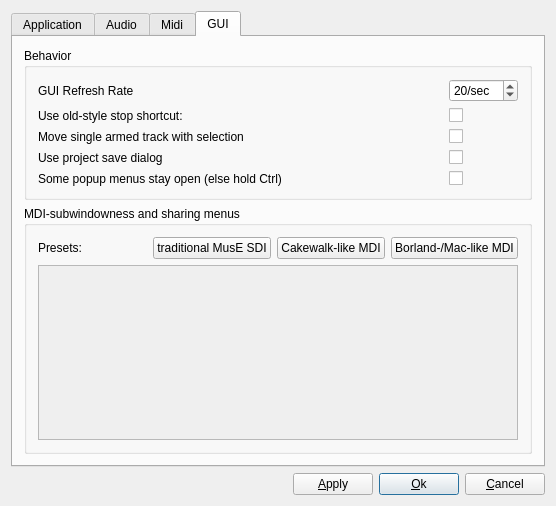
<?xml version="1.0" encoding="UTF-8"?>
<ui version="4.0">
 <class>GlobalSettingsDialogBase</class>
 <widget class="QDialog" name="GlobalSettingsDialogBase">
  <property name="geometry">
   <rect>
    <x>0</x>
    <y>0</y>
    <width>556</width>
    <height>506</height>
   </rect>
  </property>
  <property name="windowTitle">
   <string>MusE: Global Settings</string>
  </property>
  <layout class="QVBoxLayout" name="verticalLayout_4">
   <item>
    <widget class="QTabWidget" name="TabWidget2">
     <property name="sizePolicy">
      <sizepolicy hsizetype="Expanding" vsizetype="Preferred">
       <horstretch>0</horstretch>
       <verstretch>0</verstretch>
      </sizepolicy>
     </property>
     <property name="currentIndex">
      <number>3</number>
     </property>
     <widget class="QWidget" name="TabPage">
      <attribute name="title">
       <string>Application</string>
      </attribute>
      <layout class="QGridLayout">
       <item row="1" column="0">
        <widget class="QGroupBox" name="groupBox4">
         <property name="sizePolicy">
          <sizepolicy hsizetype="Preferred" vsizetype="Preferred">
           <horstretch>0</horstretch>
           <verstretch>0</verstretch>
          </sizepolicy>
         </property>
         <property name="title">
          <string>Views</string>
         </property>
         <layout class="QGridLayout">
          <item row="1" column="3">
           <widget class="QSpinBox" name="transportY">
            <property name="toolTip">
             <string>y-pos</string>
            </property>
            <property name="maximum">
             <number>9999</number>
            </property>
           </widget>
          </item>
          <item row="1" column="1">
           <widget class="QCheckBox" name="showTransport">
            <property name="text">
             <string>show</string>
            </property>
           </widget>
          </item>
          <item row="1" column="2">
           <widget class="QSpinBox" name="transportX">
            <property name="toolTip">
             <string>x-pos</string>
            </property>
            <property name="maximum">
             <number>9999</number>
            </property>
           </widget>
          </item>
          <item row="0" column="5">
           <widget class="QSpinBox" name="arrangerH">
            <property name="toolTip">
             <string>height</string>
            </property>
            <property name="maximum">
             <number>9999</number>
            </property>
           </widget>
          </item>
          <item row="0" column="4">
           <widget class="QSpinBox" name="arrangerW">
            <property name="toolTip">
             <string>width</string>
            </property>
            <property name="maximum">
             <number>9999</number>
            </property>
           </widget>
          </item>
          <item row="0" column="3">
           <widget class="QSpinBox" name="arrangerY">
            <property name="toolTip">
             <string>y-pos</string>
            </property>
            <property name="maximum">
             <number>9999</number>
            </property>
           </widget>
          </item>
          <item row="0" column="2">
           <widget class="QSpinBox" name="arrangerX">
            <property name="toolTip">
             <string>x-pos</string>
            </property>
            <property name="maximum">
             <number>9999</number>
            </property>
           </widget>
          </item>
          <item row="2" column="1">
           <widget class="QCheckBox" name="showBigtime">
            <property name="text">
             <string>show</string>
            </property>
           </widget>
          </item>
          <item row="2" column="2">
           <widget class="QSpinBox" name="bigtimeX">
            <property name="toolTip">
             <string>x-pos</string>
            </property>
            <property name="maximum">
             <number>9999</number>
            </property>
           </widget>
          </item>
          <item row="2" column="3">
           <widget class="QSpinBox" name="bigtimeY">
            <property name="toolTip">
             <string>y-pos</string>
            </property>
            <property name="maximum">
             <number>9999</number>
            </property>
           </widget>
          </item>
          <item row="2" column="4">
           <widget class="QSpinBox" name="bigtimeW">
            <property name="toolTip">
             <string>width</string>
            </property>
            <property name="maximum">
             <number>9999</number>
            </property>
           </widget>
          </item>
          <item row="2" column="5">
           <widget class="QSpinBox" name="bigtimeH">
            <property name="toolTip">
             <string>height</string>
            </property>
            <property name="maximum">
             <number>9999</number>
            </property>
           </widget>
          </item>
          <item row="3" column="1">
           <widget class="QCheckBox" name="showMixer">
            <property name="text">
             <string>show</string>
            </property>
           </widget>
          </item>
          <item row="4" column="1">
           <widget class="QCheckBox" name="showMixer2">
            <property name="text">
             <string>show</string>
            </property>
           </widget>
          </item>
          <item row="3" column="0">
           <widget class="QLabel" name="textLabel4">
            <property name="sizePolicy">
             <sizepolicy hsizetype="Preferred" vsizetype="Fixed">
              <horstretch>0</horstretch>
              <verstretch>0</verstretch>
             </sizepolicy>
            </property>
            <property name="text">
             <string>Mixer A</string>
            </property>
            <property name="wordWrap">
             <bool>false</bool>
            </property>
           </widget>
          </item>
          <item row="4" column="0">
           <widget class="QLabel" name="textLabel4_2">
            <property name="sizePolicy">
             <sizepolicy hsizetype="Preferred" vsizetype="Fixed">
              <horstretch>0</horstretch>
              <verstretch>0</verstretch>
             </sizepolicy>
            </property>
            <property name="text">
             <string>Mixer B</string>
            </property>
            <property name="wordWrap">
             <bool>false</bool>
            </property>
           </widget>
          </item>
          <item row="2" column="0">
           <widget class="QLabel" name="textLabel3">
            <property name="sizePolicy">
             <sizepolicy hsizetype="Preferred" vsizetype="Fixed">
              <horstretch>0</horstretch>
              <verstretch>0</verstretch>
             </sizepolicy>
            </property>
            <property name="text">
             <string>Big Time</string>
            </property>
            <property name="wordWrap">
             <bool>false</bool>
            </property>
           </widget>
          </item>
          <item row="0" column="0">
           <widget class="QLabel" name="textLabel1_3">
            <property name="sizePolicy">
             <sizepolicy hsizetype="Preferred" vsizetype="Fixed">
              <horstretch>0</horstretch>
              <verstretch>0</verstretch>
             </sizepolicy>
            </property>
            <property name="text">
             <string>Arranger</string>
            </property>
            <property name="wordWrap">
             <bool>false</bool>
            </property>
           </widget>
          </item>
          <item row="1" column="0">
           <widget class="QLabel" name="textLabel2">
            <property name="sizePolicy">
             <sizepolicy hsizetype="Preferred" vsizetype="Fixed">
              <horstretch>0</horstretch>
              <verstretch>0</verstretch>
             </sizepolicy>
            </property>
            <property name="text">
             <string>Transport</string>
            </property>
            <property name="wordWrap">
             <bool>false</bool>
            </property>
           </widget>
          </item>
          <item row="3" column="5">
           <widget class="QSpinBox" name="mixerH">
            <property name="toolTip">
             <string>height</string>
            </property>
            <property name="maximum">
             <number>9999</number>
            </property>
           </widget>
          </item>
          <item row="3" column="4">
           <widget class="QSpinBox" name="mixerW">
            <property name="toolTip">
             <string>width</string>
            </property>
            <property name="maximum">
             <number>9999</number>
            </property>
           </widget>
          </item>
          <item row="3" column="3">
           <widget class="QSpinBox" name="mixerY">
            <property name="toolTip">
             <string>y-pos</string>
            </property>
            <property name="maximum">
             <number>9999</number>
            </property>
           </widget>
          </item>
          <item row="3" column="2">
           <widget class="QSpinBox" name="mixerX">
            <property name="toolTip">
             <string>x-pos</string>
            </property>
            <property name="maximum">
             <number>9999</number>
            </property>
           </widget>
          </item>
          <item row="3" column="6">
           <widget class="QPushButton" name="setMixerCurrent">
            <property name="sizePolicy">
             <sizepolicy hsizetype="Minimum" vsizetype="Fixed">
              <horstretch>0</horstretch>
              <verstretch>0</verstretch>
             </sizepolicy>
            </property>
            <property name="toolTip">
             <string>set current values</string>
            </property>
            <property name="text">
             <string>Cur</string>
            </property>
           </widget>
          </item>
          <item row="4" column="5">
           <widget class="QSpinBox" name="mixer2H">
            <property name="toolTip">
             <string>height</string>
            </property>
            <property name="maximum">
             <number>9999</number>
            </property>
           </widget>
          </item>
          <item row="4" column="4">
           <widget class="QSpinBox" name="mixer2W">
            <property name="toolTip">
             <string>width</string>
            </property>
            <property name="maximum">
             <number>9999</number>
            </property>
           </widget>
          </item>
          <item row="4" column="3">
           <widget class="QSpinBox" name="mixer2Y">
            <property name="toolTip">
             <string>y-pos</string>
            </property>
            <property name="maximum">
             <number>9999</number>
            </property>
           </widget>
          </item>
          <item row="4" column="2">
           <widget class="QSpinBox" name="mixer2X">
            <property name="toolTip">
             <string>x-pos</string>
            </property>
            <property name="maximum">
             <number>9999</number>
            </property>
           </widget>
          </item>
          <item row="4" column="6">
           <widget class="QPushButton" name="setMixer2Current">
            <property name="sizePolicy">
             <sizepolicy hsizetype="Minimum" vsizetype="Fixed">
              <horstretch>0</horstretch>
              <verstretch>0</verstretch>
             </sizepolicy>
            </property>
            <property name="toolTip">
             <string>set current values</string>
            </property>
            <property name="text">
             <string>Cur</string>
            </property>
           </widget>
          </item>
          <item row="2" column="6">
           <widget class="QPushButton" name="setBigtimeCurrent">
            <property name="sizePolicy">
             <sizepolicy hsizetype="Preferred" vsizetype="Fixed">
              <horstretch>0</horstretch>
              <verstretch>0</verstretch>
             </sizepolicy>
            </property>
            <property name="toolTip">
             <string>set current values</string>
            </property>
            <property name="text">
             <string>Cur</string>
            </property>
           </widget>
          </item>
          <item row="0" column="6">
           <widget class="QPushButton" name="setArrangerCurrent">
            <property name="sizePolicy">
             <sizepolicy hsizetype="Preferred" vsizetype="Fixed">
              <horstretch>0</horstretch>
              <verstretch>0</verstretch>
             </sizepolicy>
            </property>
            <property name="toolTip">
             <string>set current values</string>
            </property>
            <property name="text">
             <string>Cur</string>
            </property>
           </widget>
          </item>
          <item row="1" column="6">
           <widget class="QPushButton" name="setTransportCurrent">
            <property name="sizePolicy">
             <sizepolicy hsizetype="Preferred" vsizetype="Fixed">
              <horstretch>0</horstretch>
              <verstretch>0</verstretch>
             </sizepolicy>
            </property>
            <property name="toolTip">
             <string>set current values</string>
            </property>
            <property name="text">
             <string>Cur</string>
            </property>
           </widget>
          </item>
         </layout>
        </widget>
       </item>
       <item row="0" column="0">
        <widget class="QGroupBox" name="groupBox3">
         <property name="title">
          <string>Start Muse</string>
         </property>
         <layout class="QGridLayout">
          <item row="0" column="0">
           <layout class="QGridLayout">
            <item row="1" column="0">
             <spacer name="spacer7_2">
              <property name="orientation">
               <enum>Qt::Vertical</enum>
              </property>
              <property name="sizeType">
               <enum>QSizePolicy::Expanding</enum>
              </property>
              <property name="sizeHint" stdset="0">
               <size>
                <width>20</width>
                <height>51</height>
               </size>
              </property>
             </spacer>
            </item>
            <item row="2" column="0" colspan="2">
             <layout class="QHBoxLayout">
              <item>
               <widget class="QLabel" name="textLabel1_2">
                <property name="text">
                 <string>start song:</string>
                </property>
                <property name="wordWrap">
                 <bool>false</bool>
                </property>
               </widget>
              </item>
              <item>
               <widget class="QLineEdit" name="startSongEntry"/>
              </item>
             </layout>
            </item>
            <item row="0" column="0">
             <widget class="QGroupBox" name="startSongBox">
              <property name="title">
               <string>Start song</string>
              </property>
              <layout class="QVBoxLayout" name="verticalLayout">
               <item>
                <widget class="QRadioButton" name="startLastButton">
                 <property name="text">
                  <string>start with last song</string>
                 </property>
                 <property name="checked">
                  <bool>true</bool>
                 </property>
                </widget>
               </item>
               <item>
                <widget class="QRadioButton" name="startEmptyButton">
                 <property name="sizePolicy">
                  <sizepolicy hsizetype="Minimum" vsizetype="Fixed">
                   <horstretch>0</horstretch>
                   <verstretch>0</verstretch>
                  </sizepolicy>
                 </property>
                 <property name="text">
                  <string>start with template: default.med</string>
                 </property>
                 <property name="checked">
                  <bool>false</bool>
                 </property>
                </widget>
               </item>
               <item>
                <widget class="QRadioButton" name="startSongButton">
                 <property name="text">
                  <string>start with song</string>
                 </property>
                </widget>
               </item>
              </layout>
             </widget>
            </item>
            <item row="0" column="1">
             <widget class="QGroupBox" name="startUpBox">
              <property name="title">
               <string>On Launch</string>
              </property>
              <layout class="QVBoxLayout" name="verticalLayout_2">
               <item>
                <widget class="QCheckBox" name="showSplash">
                 <property name="text">
                  <string>show splash screen</string>
                 </property>
                </widget>
               </item>
               <item>
                <widget class="QCheckBox" name="showDidYouKnow">
                 <property name="text">
                  <string>show &quot;Did you know?&quot; dialog</string>
                 </property>
                </widget>
               </item>
              </layout>
             </widget>
            </item>
            <item row="1" column="1">
             <spacer name="verticalSpacer">
              <property name="orientation">
               <enum>Qt::Vertical</enum>
              </property>
              <property name="sizeHint" stdset="0">
               <size>
                <width>20</width>
                <height>40</height>
               </size>
              </property>
             </spacer>
            </item>
           </layout>
          </item>
         </layout>
        </widget>
       </item>
      </layout>
     </widget>
     <widget class="QWidget" name="tab">
      <attribute name="title">
       <string>Audio</string>
      </attribute>
      <layout class="QGridLayout">
       <item row="0" column="0">
        <widget class="QGroupBox" name="GroupBox4">
         <property name="title">
          <string>Mixer</string>
         </property>
         <layout class="QGridLayout">
          <property name="leftMargin">
           <number>11</number>
          </property>
          <property name="topMargin">
           <number>2</number>
          </property>
          <property name="rightMargin">
           <number>11</number>
          </property>
          <property name="bottomMargin">
           <number>2</number>
          </property>
          <property name="spacing">
           <number>2</number>
          </property>
          <item row="0" column="1">
           <widget class="QSpinBox" name="minSliderSelect">
            <property name="suffix">
             <string>dB</string>
            </property>
            <property name="minimum">
             <number>-100</number>
            </property>
            <property name="maximum">
             <number>0</number>
            </property>
            <property name="singleStep">
             <number>10</number>
            </property>
            <property name="value">
             <number>-60</number>
            </property>
           </widget>
          </item>
          <item row="1" column="0">
           <widget class="QLabel" name="TextLabel3_2">
            <property name="text">
             <string>min. Meter Value</string>
            </property>
            <property name="wordWrap">
             <bool>false</bool>
            </property>
           </widget>
          </item>
          <item row="0" column="0">
           <widget class="QLabel" name="TextLabel2_2">
            <property name="text">
             <string>min. Slider Val</string>
            </property>
            <property name="wordWrap">
             <bool>false</bool>
            </property>
           </widget>
          </item>
          <item row="1" column="1">
           <widget class="QSpinBox" name="minMeterSelect">
            <property name="suffix">
             <string>dB</string>
            </property>
            <property name="minimum">
             <number>-100</number>
            </property>
            <property name="maximum">
             <number>0</number>
            </property>
            <property name="singleStep">
             <number>10</number>
            </property>
            <property name="value">
             <number>-60</number>
            </property>
           </widget>
          </item>
          <item row="2" column="0">
           <widget class="QLabel" name="freewheelLabel">
            <property name="text">
             <string>Try to use Jack Freewheel</string>
            </property>
            <property name="wordWrap">
             <bool>false</bool>
            </property>
           </widget>
          </item>
          <item row="3" column="1">
           <widget class="QCheckBox" name="denormalCheckBox">
            <property name="text">
             <string/>
            </property>
           </widget>
          </item>
          <item row="2" column="1">
           <widget class="QCheckBox" name="freewheelCheckBox">
            <property name="toolTip">
             <string>Speeds bounce operations</string>
            </property>
            <property name="whatsThis">
             <string>Use Jack Freewheel mode if possible.
This dramatically speeds bounce operations.</string>
            </property>
            <property name="text">
             <string/>
            </property>
           </widget>
          </item>
          <item row="3" column="0">
           <widget class="QLabel" name="textLabel1_5">
            <property name="text">
             <string>Enable denormal protection</string>
            </property>
            <property name="wordWrap">
             <bool>false</bool>
            </property>
           </widget>
          </item>
          <item row="4" column="0">
           <widget class="QLabel" name="textLabel1_5_2">
            <property name="text">
             <string>Enable output limiter</string>
            </property>
            <property name="wordWrap">
             <bool>false</bool>
            </property>
           </widget>
          </item>
          <item row="4" column="1">
           <widget class="QCheckBox" name="outputLimiterCheckBox">
            <property name="text">
             <string/>
            </property>
           </widget>
          </item>
          <item row="5" column="0">
           <widget class="QLabel" name="vstInPlaceTextLabel">
            <property name="text">
             <string>VST in-place</string>
            </property>
            <property name="wordWrap">
             <bool>false</bool>
            </property>
           </widget>
          </item>
          <item row="5" column="1">
           <widget class="QCheckBox" name="vstInPlaceCheckBox">
            <property name="toolTip">
             <string>Enable VST in-place processing (restart required)</string>
            </property>
            <property name="whatsThis">
             <string>Enable VST in-place processing. Turn this off if 
 VST Ladspa effect rack plugins do not work or 
 feedback loudly, even if they are supposed to 
 be in-place capable. Setting requires a restart.</string>
            </property>
            <property name="text">
             <string/>
            </property>
           </widget>
          </item>
          <item row="6" column="0">
           <widget class="QLabel" name="minControlProcessPeriodLabel">
            <property name="text">
             <string>Minimum control period</string>
            </property>
           </widget>
          </item>
          <item row="6" column="1">
           <widget class="QComboBox" name="minControlProcessPeriodComboBox">
            <property name="toolTip">
             <string>Minimum audio controller process period (samples).
</string>
            </property>
            <property name="whatsThis">
             <string>Minimum audio controller process period (samples).
Adjusts responsiveness of audio controls and 
 controller graphs. Set a low value for fast, smooth 
 control. If it causes performance problems, set a 
 higher value. </string>
            </property>
            <property name="maxVisibleItems">
             <number>15</number>
            </property>
            <item>
             <property name="text">
              <string>1</string>
             </property>
            </item>
            <item>
             <property name="text">
              <string>2</string>
             </property>
            </item>
            <item>
             <property name="text">
              <string>4</string>
             </property>
            </item>
            <item>
             <property name="text">
              <string>8</string>
             </property>
            </item>
            <item>
             <property name="text">
              <string>16</string>
             </property>
            </item>
            <item>
             <property name="text">
              <string>32</string>
             </property>
            </item>
            <item>
             <property name="text">
              <string>64</string>
             </property>
            </item>
            <item>
             <property name="text">
              <string>128</string>
             </property>
            </item>
            <item>
             <property name="text">
              <string>256</string>
             </property>
            </item>
            <item>
             <property name="text">
              <string>512</string>
             </property>
            </item>
            <item>
             <property name="text">
              <string>1024</string>
             </property>
            </item>
            <item>
             <property name="text">
              <string>2048</string>
             </property>
            </item>
           </widget>
          </item>
         </layout>
        </widget>
       </item>
       <item row="1" column="0">
        <widget class="QGroupBox" name="groupBox13">
         <property name="title">
          <string>External Waveditor</string>
         </property>
         <layout class="QGridLayout">
          <property name="topMargin">
           <number>2</number>
          </property>
          <property name="bottomMargin">
           <number>2</number>
          </property>
          <property name="spacing">
           <number>2</number>
          </property>
          <item row="0" column="0">
           <layout class="QGridLayout">
            <item row="0" column="0">
             <layout class="QHBoxLayout">
              <item>
               <widget class="QLabel" name="textLabel2_2">
                <property name="sizePolicy">
                 <sizepolicy hsizetype="Preferred" vsizetype="Preferred">
                  <horstretch>1</horstretch>
                  <verstretch>0</verstretch>
                 </sizepolicy>
                </property>
                <property name="text">
                 <string>External Waveditor command</string>
                </property>
                <property name="wordWrap">
                 <bool>false</bool>
                </property>
               </widget>
              </item>
              <item>
               <spacer name="spacer13">
                <property name="orientation">
                 <enum>Qt::Horizontal</enum>
                </property>
                <property name="sizeType">
                 <enum>QSizePolicy::Expanding</enum>
                </property>
                <property name="sizeHint" stdset="0">
                 <size>
                  <width>60</width>
                  <height>23</height>
                 </size>
                </property>
               </spacer>
              </item>
              <item>
               <widget class="QLineEdit" name="externalWavEditorSelect">
                <property name="sizePolicy">
                 <sizepolicy hsizetype="Expanding" vsizetype="Fixed">
                  <horstretch>2</horstretch>
                  <verstretch>0</verstretch>
                 </sizepolicy>
                </property>
               </widget>
              </item>
             </layout>
            </item>
            <item row="1" column="0">
             <widget class="QLabel" name="textLabel1_6">
              <property name="font">
               <font>
                <pointsize>8</pointsize>
                <italic>true</italic>
               </font>
              </property>
              <property name="text">
               <string>Note: External editor opened from the internal editor.</string>
              </property>
              <property name="wordWrap">
               <bool>false</bool>
              </property>
             </widget>
            </item>
           </layout>
          </item>
         </layout>
        </widget>
       </item>
       <item row="2" column="0">
        <widget class="QGroupBox" name="dummyAudioGroupBox">
         <property name="title">
          <string>Dummy Audio Driver (settings require restart)</string>
         </property>
         <layout class="QGridLayout">
          <property name="leftMargin">
           <number>11</number>
          </property>
          <property name="topMargin">
           <number>2</number>
          </property>
          <property name="rightMargin">
           <number>11</number>
          </property>
          <property name="bottomMargin">
           <number>2</number>
          </property>
          <property name="spacing">
           <number>2</number>
          </property>
          <item row="0" column="0">
           <widget class="QLabel" name="dummyAudioRateLabel">
            <property name="text">
             <string>Sample rate</string>
            </property>
            <property name="wordWrap">
             <bool>false</bool>
            </property>
           </widget>
          </item>
          <item row="0" column="1">
           <widget class="QSpinBox" name="dummyAudioRate">
            <property name="suffix">
             <string>Hz</string>
            </property>
            <property name="minimum">
             <number>3000</number>
            </property>
            <property name="maximum">
             <number>200000</number>
            </property>
            <property name="singleStep">
             <number>10</number>
            </property>
            <property name="value">
             <number>44100</number>
            </property>
           </widget>
          </item>
          <item row="1" column="0">
           <widget class="QLabel" name="dummyAudioSizeLabel">
            <property name="text">
             <string>Period size (Frames per period):</string>
            </property>
            <property name="wordWrap">
             <bool>false</bool>
            </property>
           </widget>
          </item>
          <item row="1" column="1">
           <widget class="QComboBox" name="dummyAudioSize">
            <property name="toolTip">
             <string>Shorter periods give better midi playback resolution.</string>
            </property>
            <item>
             <property name="text">
              <string>16</string>
             </property>
            </item>
            <item>
             <property name="text">
              <string>32</string>
             </property>
            </item>
            <item>
             <property name="text">
              <string>64</string>
             </property>
            </item>
            <item>
             <property name="text">
              <string>128</string>
             </property>
            </item>
            <item>
             <property name="text">
              <string>256</string>
             </property>
            </item>
            <item>
             <property name="text">
              <string>512</string>
             </property>
            </item>
            <item>
             <property name="text">
              <string>1024</string>
             </property>
            </item>
            <item>
             <property name="text">
              <string>2048</string>
             </property>
            </item>
           </widget>
          </item>
         </layout>
        </widget>
       </item>
      </layout>
     </widget>
     <widget class="QWidget" name="tab2">
      <attribute name="title">
       <string>Midi</string>
      </attribute>
      <layout class="QVBoxLayout">
       <property name="spacing">
        <number>6</number>
       </property>
       <property name="margin">
        <number>11</number>
       </property>
       <item>
        <widget class="QGroupBox" name="GroupBox2">
         <property name="title">
          <string>Ticks</string>
         </property>
         <layout class="QGridLayout">
          <item row="0" column="0">
           <widget class="QLabel" name="TextLabel3">
            <property name="text">
             <string>RTC Resolution
(Ticks/Sec)</string>
            </property>
            <property name="wordWrap">
             <bool>false</bool>
            </property>
           </widget>
          </item>
          <item row="0" column="1">
           <widget class="QComboBox" name="rtcResolutionSelect">
            <item>
             <property name="text">
              <string>1024</string>
             </property>
            </item>
            <item>
             <property name="text">
              <string>2048</string>
             </property>
            </item>
            <item>
             <property name="text">
              <string>4096</string>
             </property>
            </item>
            <item>
             <property name="text">
              <string>8192</string>
             </property>
            </item>
            <item>
             <property name="text">
              <string>16384</string>
             </property>
            </item>
            <item>
             <property name="text">
              <string>32768</string>
             </property>
            </item>
           </widget>
          </item>
          <item row="1" column="0">
           <widget class="QLabel" name="midiResLabel">
            <property name="text">
             <string>Midi Resolution
(Ticks/Quarternote)</string>
            </property>
            <property name="wordWrap">
             <bool>false</bool>
            </property>
           </widget>
          </item>
          <item row="1" column="1">
           <widget class="QComboBox" name="midiDivisionSelect">
            <property name="currentIndex">
             <number>3</number>
            </property>
            <item>
             <property name="text">
              <string>48</string>
             </property>
            </item>
            <item>
             <property name="text">
              <string>96</string>
             </property>
            </item>
            <item>
             <property name="text">
              <string>192</string>
             </property>
            </item>
            <item>
             <property name="text">
              <string>384</string>
             </property>
            </item>
            <item>
             <property name="text">
              <string>768</string>
             </property>
            </item>
            <item>
             <property name="text">
              <string>1536</string>
             </property>
            </item>
            <item>
             <property name="text">
              <string>3072</string>
             </property>
            </item>
            <item>
             <property name="text">
              <string>6144</string>
             </property>
            </item>
            <item>
             <property name="text">
              <string>12288</string>
             </property>
            </item>
           </widget>
          </item>
          <item row="2" column="0">
           <widget class="QLabel" name="TextLabel4">
            <property name="text">
             <string>Displayed Resolution
(Ticks/Quarternote)</string>
            </property>
            <property name="wordWrap">
             <bool>false</bool>
            </property>
           </widget>
          </item>
          <item row="2" column="1">
           <widget class="QComboBox" name="guiDivisionSelect">
            <property name="currentIndex">
             <number>3</number>
            </property>
            <item>
             <property name="text">
              <string>48</string>
             </property>
            </item>
            <item>
             <property name="text">
              <string>96</string>
             </property>
            </item>
            <item>
             <property name="text">
              <string>192</string>
             </property>
            </item>
            <item>
             <property name="text">
              <string>384</string>
             </property>
            </item>
            <item>
             <property name="text">
              <string>768</string>
             </property>
            </item>
            <item>
             <property name="text">
              <string>1536</string>
             </property>
            </item>
            <item>
             <property name="text">
              <string>3072</string>
             </property>
            </item>
            <item>
             <property name="text">
              <string>6144</string>
             </property>
            </item>
            <item>
             <property name="text">
              <string>12288</string>
             </property>
            </item>
           </widget>
          </item>
          <item row="3" column="0">
           <widget class="QLabel" name="TextLabel3_4">
            <property name="text">
             <string>Instruments Directory</string>
            </property>
           </widget>
          </item>
          <item row="3" column="1">
           <widget class="QLineEdit" name="userInstrumentsPath"/>
          </item>
          <item row="3" column="2">
           <widget class="QPushButton" name="selectInstrumentsDirButton">
            <property name="text">
             <string/>
            </property>
           </widget>
          </item>
          <item row="3" column="3">
           <widget class="QPushButton" name="defaultInstrumentsDirButton">
            <property name="text">
             <string/>
            </property>
           </widget>
          </item>
          <item row="4" column="1">
           <spacer name="verticalSpacer_3">
            <property name="orientation">
             <enum>Qt::Vertical</enum>
            </property>
            <property name="sizeHint" stdset="0">
             <size>
              <width>20</width>
              <height>40</height>
             </size>
            </property>
           </spacer>
          </item>
         </layout>
        </widget>
       </item>
      </layout>
     </widget>
     <widget class="QWidget" name="tab3">
      <attribute name="title">
       <string>GUI</string>
      </attribute>
      <layout class="QVBoxLayout" name="verticalLayout_3">
       <property name="spacing">
        <number>6</number>
       </property>
       <property name="margin">
        <number>11</number>
       </property>
       <item>
        <widget class="QGroupBox" name="groupBox">
         <property name="title">
          <string>Behavior</string>
         </property>
         <layout class="QGridLayout">
          <item row="0" column="0">
           <widget class="QLabel" name="TextLabel1">
            <property name="text">
             <string>GUI Refresh Rate</string>
            </property>
            <property name="wordWrap">
             <bool>false</bool>
            </property>
           </widget>
          </item>
          <item row="0" column="1">
           <widget class="QSpinBox" name="guiRefreshSelect">
            <property name="suffix">
             <string>/sec</string>
            </property>
            <property name="minimum">
             <number>2</number>
            </property>
            <property name="maximum">
             <number>100</number>
            </property>
            <property name="value">
             <number>20</number>
            </property>
           </widget>
          </item>
          <item row="1" column="0">
           <widget class="QLabel" name="textLabel1_4">
            <property name="text">
             <string>Use old-style stop shortcut:</string>
            </property>
            <property name="wordWrap">
             <bool>false</bool>
            </property>
           </widget>
          </item>
          <item row="1" column="1">
           <widget class="QCheckBox" name="oldStyleStopCheckBox">
            <property name="sizePolicy">
             <sizepolicy hsizetype="Fixed" vsizetype="Fixed">
              <horstretch>0</horstretch>
              <verstretch>0</verstretch>
             </sizepolicy>
            </property>
            <property name="text">
             <string/>
            </property>
           </widget>
          </item>
          <item row="2" column="0">
           <widget class="QLabel" name="textLabel1_4_2">
            <property name="text">
             <string>Move single armed track with selection</string>
            </property>
            <property name="wordWrap">
             <bool>false</bool>
            </property>
           </widget>
          </item>
          <item row="2" column="1">
           <widget class="QCheckBox" name="moveArmedCheckBox">
            <property name="sizePolicy">
             <sizepolicy hsizetype="Fixed" vsizetype="Fixed">
              <horstretch>0</horstretch>
              <verstretch>0</verstretch>
             </sizepolicy>
            </property>
            <property name="text">
             <string/>
            </property>
           </widget>
          </item>
          <item row="3" column="0">
           <widget class="QLabel" name="textLabel1_4_3">
            <property name="text">
             <string>Use project save dialog</string>
            </property>
            <property name="wordWrap">
             <bool>false</bool>
            </property>
           </widget>
          </item>
          <item row="3" column="1">
           <widget class="QCheckBox" name="projectSaveCheckBox">
            <property name="sizePolicy">
             <sizepolicy hsizetype="Fixed" vsizetype="Fixed">
              <horstretch>0</horstretch>
              <verstretch>0</verstretch>
             </sizepolicy>
            </property>
            <property name="text">
             <string/>
            </property>
           </widget>
          </item>
          <item row="4" column="0">
           <widget class="QLabel" name="TextLabel1_3">
            <property name="toolTip">
             <string/>
            </property>
            <property name="text">
             <string>Some popup menus stay open (else hold Ctrl)</string>
            </property>
           </widget>
          </item>
          <item row="4" column="1">
           <widget class="QCheckBox" name="popsDefStayOpenCheckBox">
            <property name="toolTip">
             <string>Allows some popup menus to stay open.
Otherwise, hold Ctrl to keep them open.</string>
            </property>
            <property name="text">
             <string/>
            </property>
           </widget>
          </item>
         </layout>
        </widget>
       </item>
       <item>
        <widget class="QGroupBox" name="groupBox_2">
         <property name="title">
          <string>MDI-subwindowness and sharing menus</string>
         </property>
         <property name="checkable">
          <bool>false</bool>
         </property>
         <layout class="QVBoxLayout" name="verticalLayout_9">
          <item>
           <layout class="QHBoxLayout" name="horizontalLayout_2">
            <item>
             <widget class="QLabel" name="label">
              <property name="text">
               <string>Presets:</string>
              </property>
             </widget>
            </item>
            <item>
             <widget class="QPushButton" name="buttonTraditionalPreset">
              <property name="text">
               <string>traditional MusE SDI</string>
              </property>
             </widget>
            </item>
            <item>
             <widget class="QPushButton" name="buttonMDIPreset">
              <property name="text">
               <string>Cakewalk-like MDI</string>
              </property>
             </widget>
            </item>
            <item>
             <widget class="QPushButton" name="buttonBorlandPreset">
              <property name="text">
               <string>Borland-/Mac-like MDI</string>
              </property>
             </widget>
            </item>
           </layout>
          </item>
          <item>
           <widget class="QScrollArea" name="scrollArea">
            <property name="widgetResizable">
             <bool>true</bool>
            </property>
            <widget class="QWidget" name="scrollAreaWidgetContents_2">
             <property name="geometry">
              <rect>
               <x>0</x>
               <y>0</y>
               <width>482</width>
               <height>168</height>
              </rect>
             </property>
             <layout class="QHBoxLayout" name="horizontalLayout_3">
              <item>
               <layout class="QVBoxLayout" name="layoutMdiSettings"/>
              </item>
             </layout>
            </widget>
           </widget>
          </item>
         </layout>
        </widget>
       </item>
      </layout>
     </widget>
    </widget>
   </item>
   <item>
    <layout class="QHBoxLayout" name="horizontalLayout">
     <item>
      <spacer name="Spacer1">
       <property name="orientation">
        <enum>Qt::Horizontal</enum>
       </property>
       <property name="sizeType">
        <enum>QSizePolicy::Expanding</enum>
       </property>
       <property name="sizeHint" stdset="0">
        <size>
         <width>20</width>
         <height>20</height>
        </size>
       </property>
      </spacer>
     </item>
     <item>
      <widget class="QPushButton" name="applyButton">
       <property name="text">
        <string>&amp;Apply</string>
       </property>
      </widget>
     </item>
     <item>
      <widget class="QPushButton" name="okButton">
       <property name="text">
        <string>&amp;Ok</string>
       </property>
       <property name="default">
        <bool>true</bool>
       </property>
      </widget>
     </item>
     <item>
      <widget class="QPushButton" name="cancelButton">
       <property name="text">
        <string>&amp;Cancel</string>
       </property>
      </widget>
     </item>
    </layout>
   </item>
  </layout>
 </widget>
 <layoutdefault spacing="6" margin="11"/>
 <resources/>
 <connections/>
</ui>
